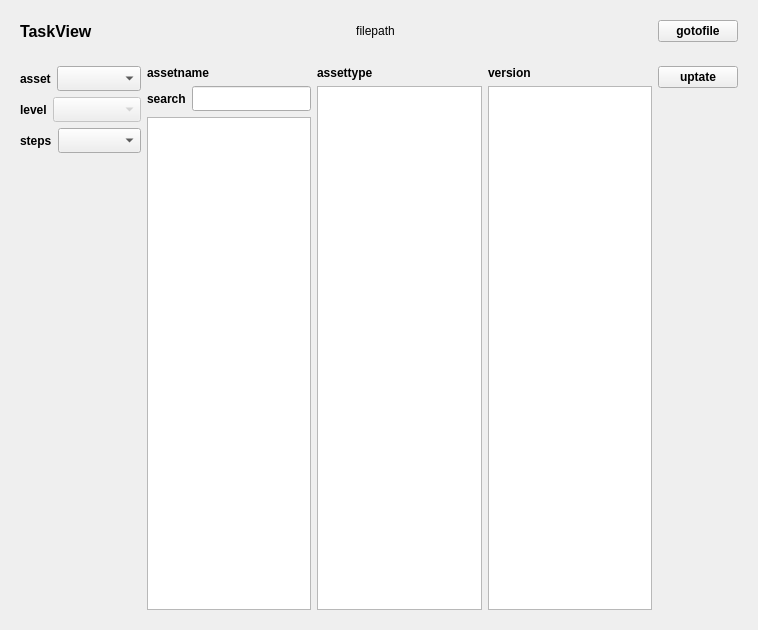
<?xml version="1.0" encoding="UTF-8"?>
<ui version="4.0">
 <class>Form</class>
 <widget class="QWidget" name="Form">
  <property name="geometry">
   <rect>
    <x>0</x>
    <y>0</y>
    <width>758</width>
    <height>630</height>
   </rect>
  </property>
  <property name="windowTitle">
   <string>Form</string>
  </property>
  <layout class="QVBoxLayout" name="verticalLayout_4">
   <item>
    <widget class="QWidget" name="widget" native="true">
     <layout class="QVBoxLayout" name="verticalLayout_7">
      <item>
       <layout class="QHBoxLayout" name="horizontalLayout" stretch="0,1,0">
        <item>
         <widget class="QLabel" name="TaskView">
          <property name="font">
           <font>
            <pointsize>12</pointsize>
            <weight>75</weight>
            <bold>true</bold>
           </font>
          </property>
          <property name="text">
           <string>TaskView</string>
          </property>
         </widget>
        </item>
        <item>
         <widget class="QLabel" name="filepath_label">
          <property name="text">
           <string>filepath</string>
          </property>
          <property name="alignment">
           <set>Qt::AlignCenter</set>
          </property>
         </widget>
        </item>
        <item>
         <widget class="QPushButton" name="gotofile_pushButton">
          <property name="font">
           <font>
            <weight>75</weight>
            <bold>true</bold>
           </font>
          </property>
          <property name="text">
           <string>gotofile</string>
          </property>
         </widget>
        </item>
       </layout>
      </item>
     </layout>
     <zorder></zorder>
    </widget>
   </item>
   <item>
    <widget class="QWidget" name="widget_2" native="true">
     <layout class="QHBoxLayout" name="horizontalLayout_7">
      <item>
       <layout class="QVBoxLayout" name="verticalLayout_9">
        <item>
         <layout class="QHBoxLayout" name="horizontalLayout_2" stretch="0,1">
          <item>
           <widget class="QLabel" name="asset_label">
            <property name="font">
             <font>
              <weight>75</weight>
              <bold>true</bold>
             </font>
            </property>
            <property name="text">
             <string>asset</string>
            </property>
           </widget>
          </item>
          <item>
           <widget class="QComboBox" name="asset_comboBox">
            <property name="font">
             <font>
              <family>微软雅黑</family>
             </font>
            </property>
            <item>
             <property name="text">
              <string/>
             </property>
            </item>
            <item>
             <property name="text">
              <string>character</string>
             </property>
            </item>
            <item>
             <property name="text">
              <string>props</string>
             </property>
            </item>
           </widget>
          </item>
         </layout>
        </item>
        <item>
         <layout class="QHBoxLayout" name="horizontalLayout_3" stretch="0,1">
          <property name="sizeConstraint">
           <enum>QLayout::SetDefaultConstraint</enum>
          </property>
          <item>
           <widget class="QLabel" name="level_step_label">
            <property name="font">
             <font>
              <weight>75</weight>
              <bold>true</bold>
             </font>
            </property>
            <property name="text">
             <string>level</string>
            </property>
           </widget>
          </item>
          <item>
           <widget class="QComboBox" name="level_comboBox">
            <property name="enabled">
             <bool>false</bool>
            </property>
            <property name="maximumSize">
             <size>
              <width>16777215</width>
              <height>16777215</height>
             </size>
            </property>
            <property name="font">
             <font>
              <family>微软雅黑</family>
             </font>
            </property>
            <item>
             <property name="text">
              <string/>
             </property>
            </item>
            <item>
             <property name="text">
              <string>low</string>
             </property>
            </item>
            <item>
             <property name="text">
              <string>mid</string>
             </property>
            </item>
            <item>
             <property name="text">
              <string>hi</string>
             </property>
            </item>
           </widget>
          </item>
         </layout>
        </item>
        <item>
         <layout class="QHBoxLayout" name="horizontalLayout_4" stretch="0,1">
          <item>
           <widget class="QLabel" name="steps_label">
            <property name="font">
             <font>
              <weight>75</weight>
              <bold>true</bold>
             </font>
            </property>
            <property name="text">
             <string>steps</string>
            </property>
           </widget>
          </item>
          <item>
           <widget class="QComboBox" name="steps_comboBox">
            <property name="font">
             <font>
              <family>微软雅黑</family>
             </font>
            </property>
            <item>
             <property name="text">
              <string/>
             </property>
            </item>
            <item>
             <property name="text">
              <string>body</string>
             </property>
            </item>
            <item>
             <property name="text">
              <string>facial</string>
             </property>
            </item>
           </widget>
          </item>
         </layout>
        </item>
        <item>
         <spacer name="step_verticalSpacer">
          <property name="orientation">
           <enum>Qt::Vertical</enum>
          </property>
          <property name="sizeHint" stdset="0">
           <size>
            <width>20</width>
            <height>40</height>
           </size>
          </property>
         </spacer>
        </item>
       </layout>
      </item>
      <item>
       <layout class="QVBoxLayout" name="verticalLayout_8">
        <item>
         <widget class="QLabel" name="assetname_label">
          <property name="font">
           <font>
            <weight>75</weight>
            <bold>true</bold>
           </font>
          </property>
          <property name="text">
           <string>assetname</string>
          </property>
         </widget>
        </item>
        <item>
         <layout class="QHBoxLayout" name="horizontalLayout_6">
          <item>
           <widget class="QLabel" name="search_label">
            <property name="font">
             <font>
              <weight>75</weight>
              <bold>true</bold>
             </font>
            </property>
            <property name="text">
             <string>search</string>
            </property>
           </widget>
          </item>
          <item>
           <widget class="QLineEdit" name="search_lineEdit">
            <property name="font">
             <font>
              <family>微软雅黑</family>
             </font>
            </property>
           </widget>
          </item>
         </layout>
        </item>
        <item>
         <widget class="QListWidget" name="assetname_listWidget">
          <property name="font">
           <font>
            <family>微软雅黑</family>
           </font>
          </property>
         </widget>
        </item>
       </layout>
      </item>
      <item>
       <layout class="QVBoxLayout" name="verticalLayout_2">
        <item>
         <widget class="QLabel" name="assettype_label">
          <property name="font">
           <font>
            <weight>75</weight>
            <bold>true</bold>
           </font>
          </property>
          <property name="text">
           <string>assettype</string>
          </property>
         </widget>
        </item>
        <item>
         <widget class="QListWidget" name="assettype_listWidget">
          <property name="font">
           <font>
            <family>微软雅黑</family>
           </font>
          </property>
         </widget>
        </item>
       </layout>
      </item>
      <item>
       <layout class="QVBoxLayout" name="verticalLayout_3">
        <item>
         <widget class="QLabel" name="version_label">
          <property name="font">
           <font>
            <weight>75</weight>
            <bold>true</bold>
           </font>
          </property>
          <property name="text">
           <string>version</string>
          </property>
         </widget>
        </item>
        <item>
         <widget class="QListWidget" name="version_listWidget">
          <property name="font">
           <font>
            <family>微软雅黑</family>
           </font>
          </property>
         </widget>
        </item>
       </layout>
      </item>
      <item>
       <layout class="QVBoxLayout" name="verticalLayout_6">
        <item>
         <widget class="QPushButton" name="update_pushButton">
          <property name="font">
           <font>
            <weight>75</weight>
            <bold>true</bold>
           </font>
          </property>
          <property name="text">
           <string>uptate</string>
          </property>
         </widget>
        </item>
        <item>
         <spacer name="update_verticalSpacer">
          <property name="orientation">
           <enum>Qt::Vertical</enum>
          </property>
          <property name="sizeHint" stdset="0">
           <size>
            <width>20</width>
            <height>40</height>
           </size>
          </property>
         </spacer>
        </item>
       </layout>
      </item>
     </layout>
     <zorder></zorder>
    </widget>
   </item>
  </layout>
 </widget>
 <resources/>
 <connections/>
</ui>
